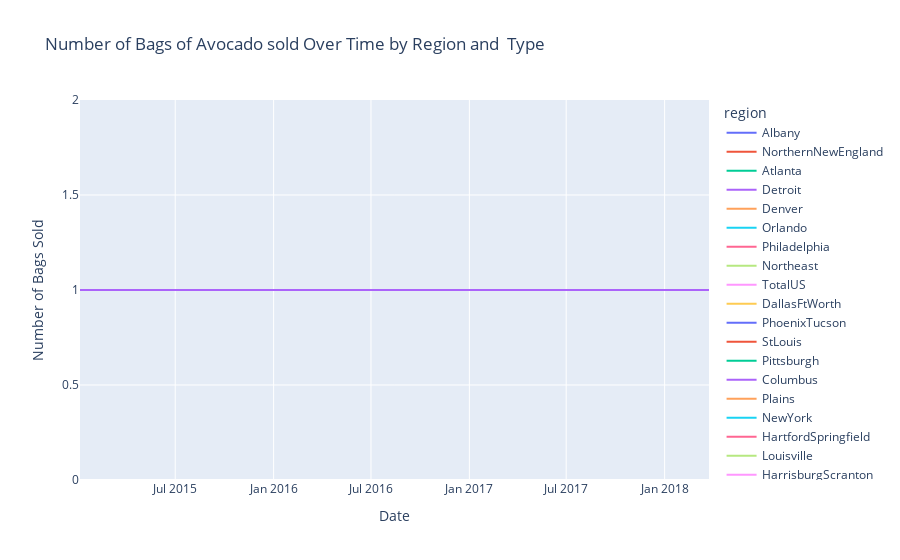

The cell this chart's notebook holds for it:
### Markdown cell above
# Create an interactive time-series chart
<hr>

### Code cell
fig = px.line(avocado_agg, x='Date', y='count', color='region', line_group='type',
              title='Number of Bags of Avocado sold Over Time by Region and  Type',
              labels={'count': 'Number of Bags Sold'})

# Customize the layout
fig.update_layout(
    xaxis_title='Date',
    yaxis_title='Number of Bags Sold',
    hovermode='x',
    showlegend=True,
)

# Show the chart
fig.show()
